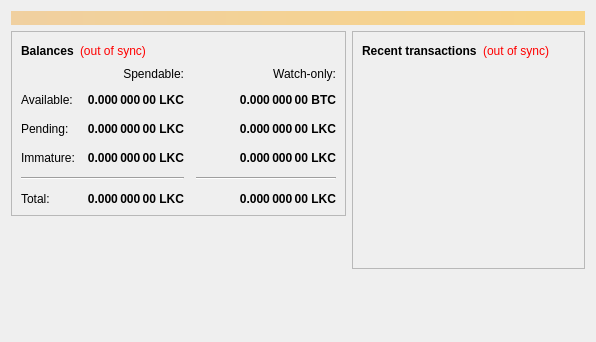
<?xml version="1.0" encoding="UTF-8"?>
<ui version="4.0">
 <class>OverviewPage</class>
 <widget class="QWidget" name="OverviewPage">
  <property name="geometry">
   <rect>
    <x>0</x>
    <y>0</y>
    <width>596</width>
    <height>342</height>
   </rect>
  </property>
  <property name="windowTitle">
   <string>Form</string>
  </property>
  <layout class="QVBoxLayout" name="topLayout">
   <item>
    <widget class="QLabel" name="labelAlerts">
     <property name="visible">
      <bool>false</bool>
     </property>
     <property name="styleSheet">
      <string notr="true">background-color: qlineargradient(x1: 0, y1: 0, x2: 1, y2: 0, stop:0 #F0D0A0, stop:1 #F8D488); color:#000000;</string>
     </property>
     <property name="wordWrap">
      <bool>true</bool>
     </property>
     <property name="margin">
      <number>3</number>
     </property>
    </widget>
   </item>
   <item>
    <layout class="QHBoxLayout" name="horizontalLayout" stretch="1,1">
     <item>
      <layout class="QVBoxLayout" name="verticalLayout_2">
       <item>
        <widget class="QFrame" name="frame">
         <property name="frameShape">
          <enum>QFrame::StyledPanel</enum>
         </property>
         <property name="frameShadow">
          <enum>QFrame::Raised</enum>
         </property>
         <layout class="QVBoxLayout" name="verticalLayout_4">
          <item>
           <layout class="QHBoxLayout" name="horizontalLayout_4">
            <item>
             <widget class="QLabel" name="label_5">
              <property name="font">
               <font>
                <weight>75</weight>
                <bold>true</bold>
               </font>
              </property>
              <property name="text">
               <string>Balances</string>
              </property>
             </widget>
            </item>
            <item>
             <widget class="QLabel" name="labelWalletStatus">
              <property name="cursor">
               <cursorShape>WhatsThisCursor</cursorShape>
              </property>
              <property name="toolTip">
               <string>The displayed information may be out of date. Your wallet automatically synchronizes with the Lockelycoin network after a connection is established, but this process has not completed yet.</string>
              </property>
              <property name="styleSheet">
               <string notr="true">QLabel { color: red; }</string>
              </property>
              <property name="text">
               <string notr="true">(out of sync)</string>
              </property>
              <property name="alignment">
               <set>Qt::AlignLeading|Qt::AlignLeft|Qt::AlignVCenter</set>
              </property>
             </widget>
            </item>
            <item>
             <spacer name="horizontalSpacer_3">
              <property name="orientation">
               <enum>Qt::Horizontal</enum>
              </property>
              <property name="sizeHint" stdset="0">
               <size>
                <width>40</width>
                <height>20</height>
               </size>
              </property>
             </spacer>
            </item>
           </layout>
          </item>
          <item>
           <layout class="QGridLayout" name="gridLayout">
            <property name="spacing">
             <number>12</number>
            </property>
            <item row="2" column="2">
             <widget class="QLabel" name="labelWatchPending">
              <property name="font">
               <font>
                <weight>75</weight>
                <bold>true</bold>
               </font>
              </property>
              <property name="cursor">
               <cursorShape>IBeamCursor</cursorShape>
              </property>
              <property name="toolTip">
               <string>Unconfirmed transactions to watch-only addresses</string>
              </property>
              <property name="text">
               <string notr="true">0.000 000 00 LKC</string>
              </property>
              <property name="alignment">
               <set>Qt::AlignRight|Qt::AlignTrailing|Qt::AlignVCenter</set>
              </property>
              <property name="textInteractionFlags">
               <set>Qt::LinksAccessibleByMouse|Qt::TextSelectableByKeyboard|Qt::TextSelectableByMouse</set>
              </property>
             </widget>
            </item>
            <item row="2" column="1">
             <widget class="QLabel" name="labelUnconfirmed">
              <property name="font">
               <font>
                <weight>75</weight>
                <bold>true</bold>
               </font>
              </property>
              <property name="cursor">
               <cursorShape>IBeamCursor</cursorShape>
              </property>
              <property name="toolTip">
               <string>Total of transactions that have yet to be confirmed, and do not yet count toward the spendable balance</string>
              </property>
              <property name="text">
               <string notr="true">0.000 000 00 LKC</string>
              </property>
              <property name="alignment">
               <set>Qt::AlignRight|Qt::AlignTrailing|Qt::AlignVCenter</set>
              </property>
              <property name="textInteractionFlags">
               <set>Qt::LinksAccessibleByMouse|Qt::TextSelectableByKeyboard|Qt::TextSelectableByMouse</set>
              </property>
             </widget>
            </item>
            <item row="3" column="2">
             <widget class="QLabel" name="labelWatchImmature">
              <property name="font">
               <font>
                <weight>75</weight>
                <bold>true</bold>
               </font>
              </property>
              <property name="cursor">
               <cursorShape>IBeamCursor</cursorShape>
              </property>
              <property name="toolTip">
               <string>Mined balance in watch-only addresses that has not yet matured</string>
              </property>
              <property name="text">
               <string notr="true">0.000 000 00 LKC</string>
              </property>
              <property name="alignment">
               <set>Qt::AlignRight|Qt::AlignTrailing|Qt::AlignVCenter</set>
              </property>
              <property name="textInteractionFlags">
               <set>Qt::LinksAccessibleByMouse|Qt::TextSelectableByKeyboard|Qt::TextSelectableByMouse</set>
              </property>
             </widget>
            </item>
            <item row="4" column="0" colspan="2">
             <widget class="Line" name="line">
              <property name="orientation">
               <enum>Qt::Horizontal</enum>
              </property>
             </widget>
            </item>
            <item row="4" column="2">
             <widget class="Line" name="lineWatchBalance">
              <property name="sizePolicy">
               <sizepolicy hsizetype="Preferred" vsizetype="Fixed">
                <horstretch>0</horstretch>
                <verstretch>0</verstretch>
               </sizepolicy>
              </property>
              <property name="minimumSize">
               <size>
                <width>140</width>
                <height>0</height>
               </size>
              </property>
              <property name="orientation">
               <enum>Qt::Horizontal</enum>
              </property>
             </widget>
            </item>
            <item row="5" column="0">
             <widget class="QLabel" name="labelTotalText">
              <property name="text">
               <string>Total:</string>
              </property>
             </widget>
            </item>
            <item row="3" column="1">
             <widget class="QLabel" name="labelImmature">
              <property name="font">
               <font>
                <weight>75</weight>
                <bold>true</bold>
               </font>
              </property>
              <property name="cursor">
               <cursorShape>IBeamCursor</cursorShape>
              </property>
              <property name="toolTip">
               <string>Mined balance that has not yet matured</string>
              </property>
              <property name="text">
               <string notr="true">0.000 000 00 LKC</string>
              </property>
              <property name="alignment">
               <set>Qt::AlignRight|Qt::AlignTrailing|Qt::AlignVCenter</set>
              </property>
              <property name="textInteractionFlags">
               <set>Qt::LinksAccessibleByMouse|Qt::TextSelectableByKeyboard|Qt::TextSelectableByMouse</set>
              </property>
             </widget>
            </item>
            <item row="2" column="3">
             <spacer name="horizontalSpacer_2">
              <property name="orientation">
               <enum>Qt::Horizontal</enum>
              </property>
              <property name="sizeHint" stdset="0">
               <size>
                <width>40</width>
                <height>20</height>
               </size>
              </property>
             </spacer>
            </item>
            <item row="3" column="0">
             <widget class="QLabel" name="labelImmatureText">
              <property name="text">
               <string>Immature:</string>
              </property>
             </widget>
            </item>
            <item row="5" column="1">
             <widget class="QLabel" name="labelTotal">
              <property name="font">
               <font>
                <weight>75</weight>
                <bold>true</bold>
               </font>
              </property>
              <property name="cursor">
               <cursorShape>IBeamCursor</cursorShape>
              </property>
              <property name="toolTip">
               <string>Your current total balance</string>
              </property>
              <property name="text">
               <string notr="true">0.000 000 00 LKC</string>
              </property>
              <property name="alignment">
               <set>Qt::AlignRight|Qt::AlignTrailing|Qt::AlignVCenter</set>
              </property>
              <property name="textInteractionFlags">
               <set>Qt::LinksAccessibleByMouse|Qt::TextSelectableByKeyboard|Qt::TextSelectableByMouse</set>
              </property>
             </widget>
            </item>
            <item row="5" column="2">
             <widget class="QLabel" name="labelWatchTotal">
              <property name="font">
               <font>
                <weight>75</weight>
                <bold>true</bold>
               </font>
              </property>
              <property name="cursor">
               <cursorShape>IBeamCursor</cursorShape>
              </property>
              <property name="toolTip">
               <string>Current total balance in watch-only addresses</string>
              </property>
              <property name="text">
               <string notr="true">0.000 000 00 LKC</string>
              </property>
              <property name="alignment">
               <set>Qt::AlignRight|Qt::AlignTrailing|Qt::AlignVCenter</set>
              </property>
              <property name="textInteractionFlags">
               <set>Qt::LinksAccessibleByMouse|Qt::TextSelectableByKeyboard|Qt::TextSelectableByMouse</set>
              </property>
             </widget>
            </item>
            <item row="0" column="2">
             <widget class="QLabel" name="labelWatchonly">
              <property name="text">
               <string>Watch-only:</string>
              </property>
              <property name="alignment">
               <set>Qt::AlignRight|Qt::AlignTrailing|Qt::AlignVCenter</set>
              </property>
             </widget>
            </item>
            <item row="1" column="0">
             <widget class="QLabel" name="labelBalanceText">
              <property name="text">
               <string>Available:</string>
              </property>
             </widget>
            </item>
            <item row="1" column="1">
             <widget class="QLabel" name="labelBalance">
              <property name="font">
               <font>
                <weight>75</weight>
                <bold>true</bold>
               </font>
              </property>
              <property name="cursor">
               <cursorShape>IBeamCursor</cursorShape>
              </property>
              <property name="toolTip">
               <string>Your current spendable balance</string>
              </property>
              <property name="text">
               <string notr="true">0.000 000 00 LKC</string>
              </property>
              <property name="alignment">
               <set>Qt::AlignRight|Qt::AlignTrailing|Qt::AlignVCenter</set>
              </property>
              <property name="textInteractionFlags">
               <set>Qt::LinksAccessibleByMouse|Qt::TextSelectableByKeyboard|Qt::TextSelectableByMouse</set>
              </property>
             </widget>
            </item>
            <item row="1" column="2">
             <widget class="QLabel" name="labelWatchAvailable">
              <property name="font">
               <font>
                <weight>75</weight>
                <bold>true</bold>
               </font>
              </property>
              <property name="cursor">
               <cursorShape>IBeamCursor</cursorShape>
              </property>
              <property name="toolTip">
               <string>Your current balance in watch-only addresses</string>
              </property>
              <property name="text">
               <string notr="true">0.000 000 00 BTC</string>
              </property>
              <property name="alignment">
               <set>Qt::AlignRight|Qt::AlignTrailing|Qt::AlignVCenter</set>
              </property>
              <property name="textInteractionFlags">
               <set>Qt::LinksAccessibleByMouse|Qt::TextSelectableByKeyboard|Qt::TextSelectableByMouse</set>
              </property>
             </widget>
            </item>
            <item row="2" column="0">
             <widget class="QLabel" name="labelPendingText">
              <property name="text">
               <string>Pending:</string>
              </property>
             </widget>
            </item>
            <item row="0" column="1">
             <widget class="QLabel" name="labelSpendable">
              <property name="text">
               <string>Spendable:</string>
              </property>
              <property name="alignment">
               <set>Qt::AlignRight|Qt::AlignTrailing|Qt::AlignVCenter</set>
              </property>
             </widget>
            </item>
           </layout>
          </item>
         </layout>
        </widget>
       </item>
       <item>
        <spacer name="verticalSpacer">
         <property name="orientation">
          <enum>Qt::Vertical</enum>
         </property>
         <property name="sizeHint" stdset="0">
          <size>
           <width>20</width>
           <height>40</height>
          </size>
         </property>
        </spacer>
       </item>
      </layout>
     </item>
     <item>
      <layout class="QVBoxLayout" name="verticalLayout_3">
       <item>
        <widget class="QFrame" name="frame_2">
         <property name="frameShape">
          <enum>QFrame::StyledPanel</enum>
         </property>
         <property name="frameShadow">
          <enum>QFrame::Raised</enum>
         </property>
         <layout class="QVBoxLayout" name="verticalLayout">
          <item>
           <layout class="QHBoxLayout" name="horizontalLayout_2">
            <item>
             <widget class="QLabel" name="label_4">
              <property name="font">
               <font>
                <weight>75</weight>
                <bold>true</bold>
               </font>
              </property>
              <property name="text">
               <string>Recent transactions</string>
              </property>
             </widget>
            </item>
            <item>
             <widget class="QLabel" name="labelTransactionsStatus">
              <property name="cursor">
               <cursorShape>WhatsThisCursor</cursorShape>
              </property>
              <property name="toolTip">
               <string>The displayed information may be out of date. Your wallet automatically synchronizes with the Lockelycoin network after a connection is established, but this process has not completed yet.</string>
              </property>
              <property name="styleSheet">
               <string notr="true">QLabel { color: red; }</string>
              </property>
              <property name="text">
               <string notr="true">(out of sync)</string>
              </property>
              <property name="alignment">
               <set>Qt::AlignRight|Qt::AlignTrailing|Qt::AlignVCenter</set>
              </property>
             </widget>
            </item>
            <item>
             <spacer name="horizontalSpacer">
              <property name="orientation">
               <enum>Qt::Horizontal</enum>
              </property>
              <property name="sizeHint" stdset="0">
               <size>
                <width>40</width>
                <height>20</height>
               </size>
              </property>
             </spacer>
            </item>
           </layout>
          </item>
          <item>
           <widget class="QListView" name="listTransactions">
            <property name="styleSheet">
             <string notr="true">QListView { background: transparent; }</string>
            </property>
            <property name="frameShape">
             <enum>QFrame::NoFrame</enum>
            </property>
            <property name="verticalScrollBarPolicy">
             <enum>Qt::ScrollBarAlwaysOff</enum>
            </property>
            <property name="horizontalScrollBarPolicy">
             <enum>Qt::ScrollBarAlwaysOff</enum>
            </property>
            <property name="selectionMode">
             <enum>QAbstractItemView::NoSelection</enum>
            </property>
           </widget>
          </item>
         </layout>
        </widget>
       </item>
       <item>
        <spacer name="verticalSpacer_2">
         <property name="orientation">
          <enum>Qt::Vertical</enum>
         </property>
         <property name="sizeHint" stdset="0">
          <size>
           <width>20</width>
           <height>40</height>
          </size>
         </property>
        </spacer>
       </item>
      </layout>
     </item>
    </layout>
   </item>
  </layout>
 </widget>
 <resources/>
 <connections/>
</ui>
